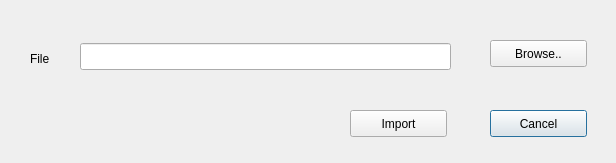
<?xml version="1.0" encoding="UTF-8"?>
<ui version="4.0">
 <class>tripImportDialog</class>
 <widget class="QDialog" name="tripImportDialog">
  <property name="geometry">
   <rect>
    <x>0</x>
    <y>0</y>
    <width>616</width>
    <height>163</height>
   </rect>
  </property>
  <property name="windowTitle">
   <string>Import New Trip</string>
  </property>
  <widget class="QLabel" name="label">
   <property name="geometry">
    <rect>
     <x>30</x>
     <y>50</y>
     <width>51</width>
     <height>17</height>
    </rect>
   </property>
   <property name="text">
    <string>File</string>
   </property>
  </widget>
  <widget class="QPushButton" name="cancelButton">
   <property name="geometry">
    <rect>
     <x>490</x>
     <y>110</y>
     <width>97</width>
     <height>27</height>
    </rect>
   </property>
   <property name="text">
    <string>Cancel</string>
   </property>
  </widget>
  <widget class="QPushButton" name="importButton">
   <property name="geometry">
    <rect>
     <x>350</x>
     <y>110</y>
     <width>97</width>
     <height>27</height>
    </rect>
   </property>
   <property name="text">
    <string>Import</string>
   </property>
  </widget>
  <widget class="QPushButton" name="browseButton">
   <property name="geometry">
    <rect>
     <x>490</x>
     <y>40</y>
     <width>97</width>
     <height>27</height>
    </rect>
   </property>
   <property name="text">
    <string>Browse..</string>
   </property>
  </widget>
  <widget class="QLineEdit" name="locationInputField">
   <property name="geometry">
    <rect>
     <x>80</x>
     <y>43</y>
     <width>371</width>
     <height>27</height>
    </rect>
   </property>
  </widget>
 </widget>
 <resources/>
 <connections/>
</ui>
